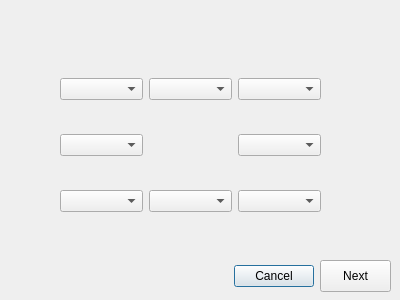
<?xml version="1.0" encoding="UTF-8"?>
<ui version="4.0">
 <class>CubeInput</class>
 <widget class="QDialog" name="CubeInput">
  <property name="geometry">
   <rect>
    <x>0</x>
    <y>0</y>
    <width>400</width>
    <height>300</height>
   </rect>
  </property>
  <property name="windowTitle">
   <string>Dialog</string>
  </property>
  <widget class="QWidget" name="gridLayoutWidget">
   <property name="geometry">
    <rect>
     <x>60</x>
     <y>50</y>
     <width>261</width>
     <height>191</height>
    </rect>
   </property>
   <layout class="QGridLayout" name="gridLayout">
    <item row="0" column="2">
     <widget class="QComboBox" name="comboBox_3">
      <property name="currentIndex">
       <number>-1</number>
      </property>
      <item>
       <property name="text">
        <string>Orange</string>
       </property>
      </item>
      <item>
       <property name="text">
        <string>Blue</string>
       </property>
      </item>
      <item>
       <property name="text">
        <string>Red</string>
       </property>
      </item>
      <item>
       <property name="text">
        <string>Green</string>
       </property>
      </item>
      <item>
       <property name="text">
        <string>White</string>
       </property>
      </item>
      <item>
       <property name="text">
        <string>Yellow</string>
       </property>
      </item>
     </widget>
    </item>
    <item row="0" column="1">
     <widget class="QComboBox" name="comboBox_2">
      <property name="currentIndex">
       <number>-1</number>
      </property>
      <item>
       <property name="text">
        <string>Orange</string>
       </property>
      </item>
      <item>
       <property name="text">
        <string>Blue</string>
       </property>
      </item>
      <item>
       <property name="text">
        <string>Red</string>
       </property>
      </item>
      <item>
       <property name="text">
        <string>Green</string>
       </property>
      </item>
      <item>
       <property name="text">
        <string>White</string>
       </property>
      </item>
      <item>
       <property name="text">
        <string>Yellow</string>
       </property>
      </item>
     </widget>
    </item>
    <item row="1" column="2">
     <widget class="QComboBox" name="comboBox_5">
      <property name="currentIndex">
       <number>-1</number>
      </property>
      <item>
       <property name="text">
        <string>Orange</string>
       </property>
      </item>
      <item>
       <property name="text">
        <string>Blue</string>
       </property>
      </item>
      <item>
       <property name="text">
        <string>Red</string>
       </property>
      </item>
      <item>
       <property name="text">
        <string>Green</string>
       </property>
      </item>
      <item>
       <property name="text">
        <string>White</string>
       </property>
      </item>
      <item>
       <property name="text">
        <string>Yellow</string>
       </property>
      </item>
     </widget>
    </item>
    <item row="2" column="0">
     <widget class="QComboBox" name="comboBox_6">
      <property name="currentIndex">
       <number>-1</number>
      </property>
      <item>
       <property name="text">
        <string>Orange</string>
       </property>
      </item>
      <item>
       <property name="text">
        <string>Blue</string>
       </property>
      </item>
      <item>
       <property name="text">
        <string>Red</string>
       </property>
      </item>
      <item>
       <property name="text">
        <string>Green</string>
       </property>
      </item>
      <item>
       <property name="text">
        <string>White</string>
       </property>
      </item>
      <item>
       <property name="text">
        <string>Yellow</string>
       </property>
      </item>
     </widget>
    </item>
    <item row="2" column="2">
     <widget class="QComboBox" name="comboBox_8">
      <property name="currentIndex">
       <number>-1</number>
      </property>
      <item>
       <property name="text">
        <string>Orange</string>
       </property>
      </item>
      <item>
       <property name="text">
        <string>Blue</string>
       </property>
      </item>
      <item>
       <property name="text">
        <string>Red</string>
       </property>
      </item>
      <item>
       <property name="text">
        <string>Green</string>
       </property>
      </item>
      <item>
       <property name="text">
        <string>White</string>
       </property>
      </item>
      <item>
       <property name="text">
        <string>Yellow</string>
       </property>
      </item>
     </widget>
    </item>
    <item row="1" column="0">
     <widget class="QComboBox" name="comboBox_4">
      <property name="currentIndex">
       <number>-1</number>
      </property>
      <item>
       <property name="text">
        <string>Orange</string>
       </property>
      </item>
      <item>
       <property name="text">
        <string>Blue</string>
       </property>
      </item>
      <item>
       <property name="text">
        <string>Red</string>
       </property>
      </item>
      <item>
       <property name="text">
        <string>Green</string>
       </property>
      </item>
      <item>
       <property name="text">
        <string>White</string>
       </property>
      </item>
      <item>
       <property name="text">
        <string>Yellow</string>
       </property>
      </item>
     </widget>
    </item>
    <item row="0" column="0">
     <widget class="QComboBox" name="comboBox">
      <property name="currentText">
       <string/>
      </property>
      <property name="currentIndex">
       <number>-1</number>
      </property>
      <item>
       <property name="text">
        <string>Orange</string>
       </property>
      </item>
      <item>
       <property name="text">
        <string>Blue</string>
       </property>
      </item>
      <item>
       <property name="text">
        <string>Red</string>
       </property>
      </item>
      <item>
       <property name="text">
        <string>Green</string>
       </property>
      </item>
      <item>
       <property name="text">
        <string>White</string>
       </property>
      </item>
      <item>
       <property name="text">
        <string>Yellow</string>
       </property>
      </item>
     </widget>
    </item>
    <item row="2" column="1">
     <widget class="QComboBox" name="comboBox_7">
      <property name="currentIndex">
       <number>-1</number>
      </property>
      <item>
       <property name="text">
        <string>Orange</string>
       </property>
      </item>
      <item>
       <property name="text">
        <string>Blue</string>
       </property>
      </item>
      <item>
       <property name="text">
        <string>Red</string>
       </property>
      </item>
      <item>
       <property name="text">
        <string>Green</string>
       </property>
      </item>
      <item>
       <property name="text">
        <string>White</string>
       </property>
      </item>
      <item>
       <property name="text">
        <string>Yellow</string>
       </property>
      </item>
     </widget>
    </item>
   </layout>
  </widget>
  <widget class="QDialogButtonBox" name="buttonBox">
   <property name="geometry">
    <rect>
     <x>150</x>
     <y>260</y>
     <width>164</width>
     <height>32</height>
    </rect>
   </property>
   <property name="standardButtons">
    <set>QDialogButtonBox::Cancel</set>
   </property>
  </widget>
  <widget class="QPushButton" name="pushButton">
   <property name="geometry">
    <rect>
     <x>320</x>
     <y>260</y>
     <width>71</width>
     <height>32</height>
    </rect>
   </property>
   <property name="text">
    <string>Next</string>
   </property>
  </widget>
 </widget>
 <resources/>
 <connections/>
</ui>
